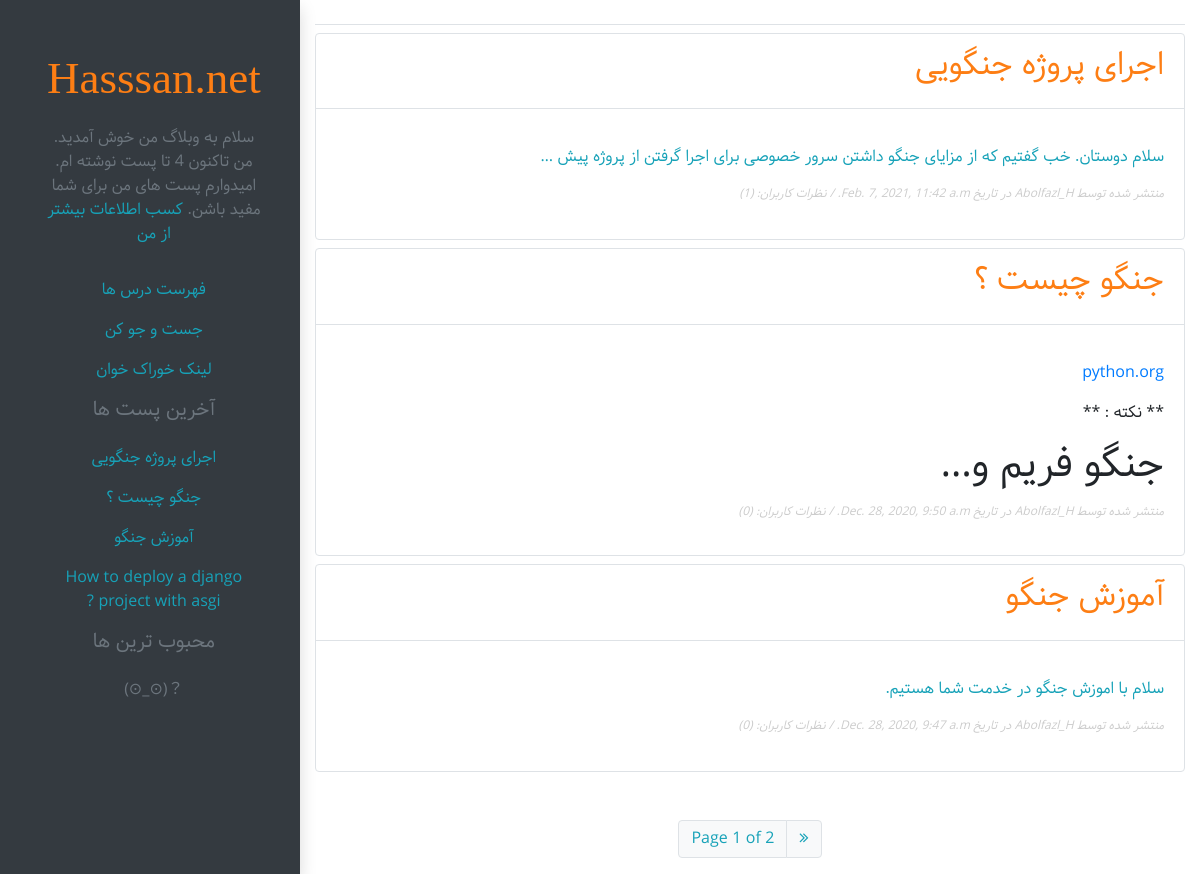
The page / on the database its author committed.
### blog/models.py (models this page shows, shortened)
class Post(models.Model):
    STATUS_CHOICES = (('draft', 'Draft'), ('published', 'Published'))
    title = models.CharField(max_length=250)
    slug = models.SlugField(max_length=250, unique_for_date='publish', allow_unicode=True)
    body = models.TextField()
    author = models.ForeignKey(User, on_delete=models.CASCADE, related_name='posts')
    create = models.DateTimeField(auto_now_add=True)
    update = models.DateTimeField(auto_now=True)
    publish = models.DateTimeField(default=timezone.now)
    status = models.CharField(max_length=10, choices=STATUS_CHOICES, default='draft')
    teach = models.ForeignKey(Teach, on_delete=models.CASCADE, related_name='posts', null=True, blank=True)
    objects = models.Manager()  # Django Manager
    published = PublishedManager()  # Post Manager
    tags = TaggableManager()  # Tag Manager
    def get_absolute_url(self):
        return reverse('blog:post_detail', args=[
            self.publish.year,
            self.publish.month,
            self.publish.day,
            self.slug,
        ])
    class Meta:
        ordering = ['-publish']

### blog/views.py (the view)
# urls.py: path('', views.Post_list.as_view(), name='post_list'),
class Post_list(ListView):
    queryset = Post.published.all()
    context_object_name = 'posts'
    paginate_by = 3
    template_name = 'list.html'

### blog/models.py (called while the page is built)
    def get_queryset(self):
        return super(PublishedManager, self).get_queryset().filter(status='published')

### blog/templatetags/blog_tags.py (called while the page is built)
@register.simple_tag
def total_posts():
    return Post.published.count()

@register.inclusion_tag('latest.html')
def show_latest_posts(count):
    latest_posts = Post.published.order_by('-publish')[:count]
    return {'latest_posts': latest_posts}

@register.filter
def mark_safe_markdown_filter(text):
    return mark_safe(markdown.markdown(text))

@register.simple_tag
def get_commented_post(post_id):
    post = Post.published.get(id=post_id)
    return post.p_comments.count()

### blog/templates/list.html (shortened to what this page needs)
{% extends "base.html" %}
{% load blog_tags %}
{% block content %}
{% for post in posts %}
  <div class="card mt-2 border bg-transparent ">
    <div class="card-header bg-transparent border-bottom" dir="rtl">
      <h2 class="text-right card-title">
        {{ post.title }}
      </h2>
    </div>
    <div class="card-body text-right" dir="rtl">
      <p>
        <a href="{{ post.get_absolute_url }}" class="text-info text-right">
          {{ post.body | mark_safe_markdown_filter | truncatechars:90 }}
        </a>
      </p>
      <p class="date mt-3">منتشر شده توسط {{ post.author }} در تاریخ {{ post.create }} /  نظرات کاربران: ({% get_commented_post post.id %})</p>
    </div>
  </div>
{% endfor %}
{% include 'pagination.html' with page=page_obj %}
{% endblock %}

### blog/templates/latest.html
{% for post in latest_posts %}
    <li class="nav-item ">
        <a class="nav-link text-info" href="{{ post.get_absolute_url }}" dir="rtl">{{ post.title }}</a>
    </li>
{% endfor %}

### blog/static/css/blog.css (style rules this page uses)
body { font-family: 'Samim'; }
:root { --pink: #e8505b; --yellow: #f9d56e; --lightcream: #f3ecc2; --cyan: #14b1ab; --blue: #007bff; --indigo: #6610f2; --purple: #6f42c1; --pink: #e83e8c; --red: #dc3545; --orange: #fd7e14; --yellow: #ffc107; --green: #28a745; --teal: #20c997; --white: #fff; --gray: #6c757d; --gray-dark: #343a40; --primary: #007bff; --secondary: #6c757d; --success: #28a745; --info: #17a2b8; --warning: #ffc107; --danger: #dc3545; --light: #f8f9fa; --dark: #343a40; }
.date { color: #ccc; font-size: 12px; font-style: italic; }
.card-title { color: var(--orange) !important; }

### rows shown on the page
Post: title "اجرای پروژه جنگویی", create "Feb. 7, 2021, 11:42 a.m.", id "1"
Post: title "جنگو چیست ؟", body|mark_safe_markdown_filter "python.org ** نکته : ** جنگو فریم و…", create "Dec. 28, 2020, 9:50 a.m.", id "0"
Post: title "آموزش جنگو", create "Dec. 28, 2020, 9:47 a.m.", id "0"
Post: title "How to deploy a django project with asgi ?"

### other values the page prints
{{ page.number }} "1"
{{ page.paginator.num_pages }} "2"
